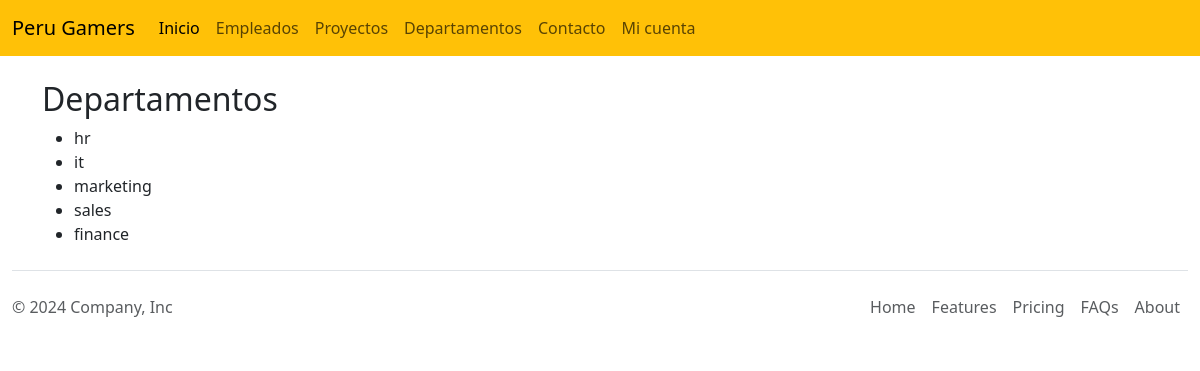
The app's page /departamentos.php with its own data.
### tables this page shows
CREATE TABLE `departments` (
  `department_id` int(11) NOT NULL,
  `department_name` varchar(20) DEFAULT NULL,
  `manager_id` int(11) DEFAULT NULL
);

### db.php (called while the page is built, shortened)
<?php
$servername = "localhost";
$username = "root";
$password = "";
$dbname = "companydb";
$conn = new mysqli($servername, $username, $password, $dbname);
$sql3 = "SELECT department_name FROM departments";
$result3 = $conn->query($sql3);
?>

### departamentos.php (the view, shortened to what this page needs)
<?php require 'db.php'; ?>
<!DOCTYPE html>
<html lang="en">
<head>
    <link href="https://cdn.jsdelivr.net/npm/bootstrap@5.3.3/dist/css/bootstrap.min.css" rel="stylesheet">
</head>
<body>
    <?php include 'header.php'; ?>
    <div class="container mt-4 mb-4">
        <h2>Departamentos</h2>
        <?php
        if($result3->num_rows>0){
            echo "<ul>";
            while($row = $result3->fetch_assoc()){
                echo "<li>".$row["department_name"]."</li>";
            }
            echo "</ul>";
        } else{
            echo "No existen Departamentos";
        }
        ?>
    </div>
    <?php include 'footer.php'; ?>
</body>
</html>

### records on screen
departments: department_name "hr"
departments: department_name "it"
departments: department_name "marketing"
departments: department_name "sales"
departments: department_name "finance"
